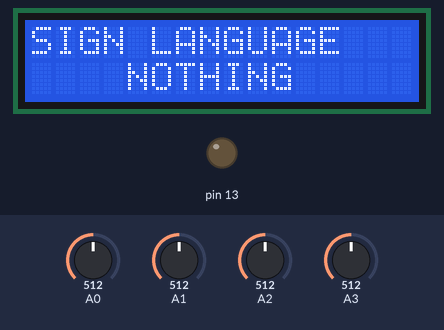
The sketch below on a simulated Arduino Uno, built with avr-gcc and run on an emulated ATmega328P. Shown: 16×2 character LCD, output pins drawn as LEDs (lit = HIGH). The test bench sets the inputs (shaded band); at power-on: A1 = 512, A0 = 512, A2 = 512, A3 = 512. What the sketch prints to the serial monitor is not drawn.

Above: at 1.2 s.
1.3 s: A1 set to 211
4.3 s: A1 set to 189
At 4.7 s:
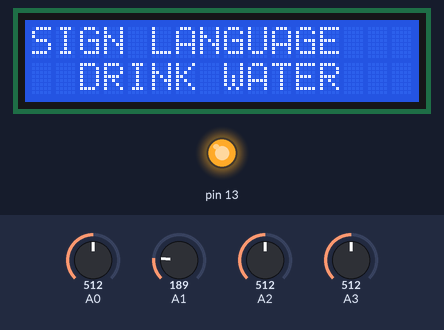
7.3 s: A0 set to 164
9.9 s: A0 set to 136
At 11.2 s:
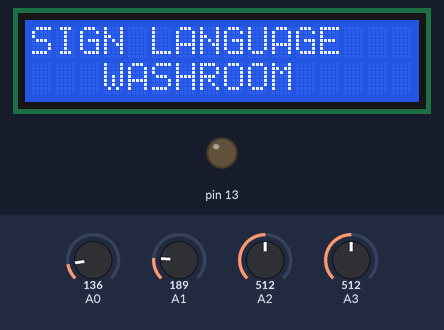
12.9 s: A0 set to 306
At 14.62 s:
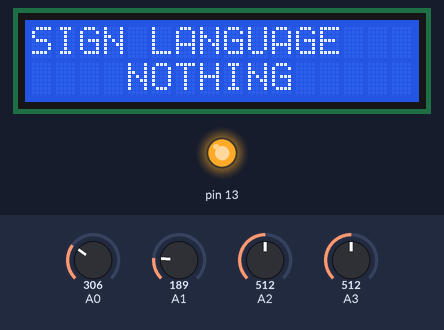
15.9 s: A2 set to 162
18.9 s: A2 set to 141
At 22.83 s:
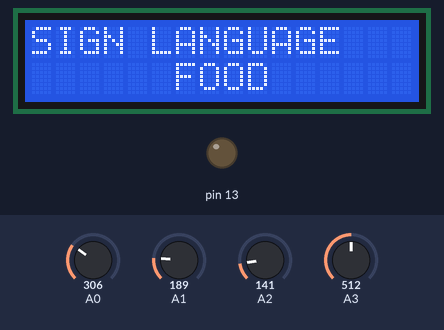
Timing chart, 0 to 22.9 s (numbered marks = the images above; inputs shaded):
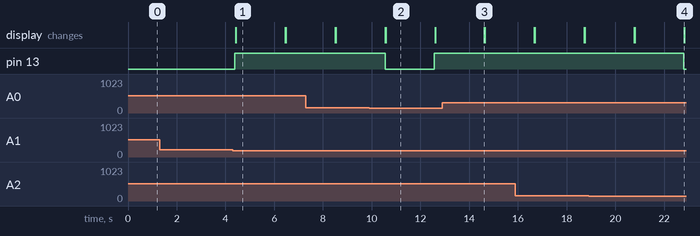

Measured:
- the behaviour switches between 200 and 199 on A1 (found by bisection; images 0 and 1)
- the behaviour switches between 150 and 149 on A0 (found by bisection; images 1 and 2)
- the behaviour switches between 150 and 149 on A2 (found by bisection; images 3 and 4)
- after the input at 1.3 s, every drawn part: stays the same
- after the input at 4.3 s, pin 13: LOW → HIGH after 0.09 s; the display: changes after 0.13 s (image 1)
- after the input at 9.9 s, pin 13: HIGH → LOW after 0.65 s, → HIGH 2.0 s later; the display: first differs from a run without the input after 0.68 s (image 2)
- after the input at 12.9 s, pin 13: stays HIGH (without the input it goes to LOW after 1.7 s)
- after the input at 18.9 s, pin 13: HIGH → LOW after 3.9 s; the display: first differs from a run without the input after 3.9 s (image 4)

The sketch:

Code_for_4_flex.ino
```cpp
// check https://www.youtube.com/watch?v=7J9GLTyKoxc if not sure
#include <Wire.h>

#include <LiquidCrystal_I2C.h>

LiquidCrystal_I2C lcd(0x3F,16,2);
// 0x3F address i2c
// 0x27 address i2c


void setup()
{
  Serial.begin(9600);

  lcd.init();

  lcd.backlight();
    lcd.setCursor(0,0);
   lcd.print("SIGN LANGUAGE        ");

  pinMode(13,OUTPUT);
}
void loop()
{
 int s1 = analogRead(A0);
  int s2 = analogRead(A1);
   int s3 = analogRead(A2);
    int s4 = analogRead(A3);

 Serial.println(s1);
 Serial.println("washroom");

 Serial.println(s2);
 Serial.println("drink water");
 Serial.println(s3);
 Serial.println("food");
 Serial.println(s4);
 Serial.println("fruit");
 //delay(3000);

if(s1 < 150)
{
  digitalWrite(13,LOW);
   Serial.println("WashRoom         ");
   lcd.setCursor(0,1);
   lcd.print("   WASHROOM         ");
   delay(2000);
}

if(s2 < 200)
{
  digitalWrite(13 , HIGH);
  Serial.println("Dring Water       ");
   lcd.setCursor(0,1);
   lcd.print("  DRINK WATER         ");
   delay(2000);
}

if(s3 < 150)
{
  digitalWrite(13,LOW);
   Serial.println("Food         ");
   lcd.setCursor(0,1);
   lcd.print("      FOOD         ");
   delay(2000);
}

if(s4 < 130)
{
  digitalWrite(13 , HIGH);
  Serial.println("Fruit      ");
   lcd.setCursor(0,1);
   lcd.print("      FRUIT         ");
  delay(2000);
}
else
{
    Serial.println("   NOTHING      ");
   lcd.setCursor(0,1);
   lcd.print("    NOTHING        ");

}
}
```

code.c
```cpp
int a = 0;

int b = 0;

int c = 0;

int d = 0;

int  e = 0;

void setup()
{
  pinMode(A0, INPUT);
  pinMode(A1, INPUT);
  pinMode(A2, INPUT);
  pinMode(A3, INPUT);
  pinMode(A4, INPUT);
  Serial.begin(9600);

}

void  loop()
{
  a = analogRead(A0); //thumb
  c = analogRead(A1); //index
  d = analogRead(A2); //middle
  b = analogRead(A3); //ring
  e = analogRead(A4);  //little
 {
  if (a < 900 && b > 900 && c > 900 && d > 900 && e > 900 && a  > 800 ) {
    Serial.println("a");
  }
  {
  if (a > 900 && b < 900  && c < 900  && e < 900 ) {
    Serial.println("b");
  }

  if (a  > 900 && b < 900 && c > 900 && d > 800 && e > 900 ) {
    Serial.println("d");
  }
  }
  if (a > 900 && b > 900 && c > 900 && d > 900 && e > 900 ) {
    Serial.println("e");
  }
   if (a > 900 && b > 900 && c < 890  && e  < 890 ) {
    Serial.println("f");
  }
     if (a < 900 && b < 900 &&  c > 890 && d > 890 && e > 890 && a > 800 ) {
    Serial.println("g");
  }
    if (a < 900 && b < 900 && c < 900 && d > 870 && e > 900 ) {
    Serial.println("h");
  }
   if (a > 900 && b > 900 && c > 900 && d > 900 && e < 900 ) {
    Serial.println("i");
  }
  if (a < 900 && b > 900 && c > 900 && d > 900 && e < 900 && a > 800 ) {
    Serial.println("j");
  }
  if (a > 900 && b < 900 && c < 900 && d >  900 && e > 900 ) {
    Serial.println("k");
  }
  if (a < 800 && b <  900 && c > 900 && d > 900 && e > 900 ) {
    Serial.println("l");
  }
  if (a < 800 && b > 900 && c > 900 && d > 900 && e < 900 ) {
    Serial.println("m");
  }
  if (a < 820 && b > 900 && c > 900 && d < 900 && e < 900 ) {
    Serial.println("n");
  }
   if (a > 820 && b < 900 && c < 900 && d < 900 && e > 900 ) {
    Serial.println("o");
  }
   if (a < 880 && b < 910 && c > 900 && d > 900 && e < 890 ) {
    Serial.println("p");
  }
   if (a < 850 && b < 900 && c > 900 && d < 920 && e < 890 ) {
    Serial.println("q");
  }
   if (a < 790 && b < 900 && c < 900 && d > 920 && e > 890 ) {
    Serial.println("r");
  }
  if (a < 960 && b > 900 && c > 900 && d > 920 && e > 890 && a > 940 ) {
    Serial.println("s");
  }
  if (a < 800 && b > 900 && d < 920 && e <  890 ) {
    Serial.println("t");
  }
   if (a > 900 && b < 900 && d >  900 && e < 900 ) {
    Serial.println("u");
  }
  if (a > 900 && b <  900 && d < 900 && e < 900 && c > 900 ) {
    Serial.println("v");
  }
  if (a < 900 && b < 900 && d < 900 && e < 900 && c > 900 ) {
    Serial.println("w");
  }
   if (a > 900 && b > 900 && d < 900 && e < 900 && c > 900 ) {
    Serial.println("x");
  }
   if (a > 800 && b > 900 && d < 900 && e > 900 && c > 900 ) {
    Serial.println("y");
  }
     if (a > 900 && b > 900 && d < 900 && e < 900 && c > 900 ) {
    Serial.println("z");
  }

  delay(2500);
  }}
```

tryThis.c
```cpp
//Prateek
//wwww.prateeks.in
//www.justdoelectronics.com
//https://www.youtube.com/c/JustDoElectronics/videos

#include "SoftwareSerial.h"
#include <LiquidCrystal_I2C.h>
#include <SoftwareSerial.h>
SoftwareSerial mySerial(3, 2);
LiquidCrystal_I2C lcd(0x27, 16, 2);

#define blue 2
#define green 3
#define red 4

unsigned int f;
unsigned int g;
unsigned int h;

void setup() {

  pinMode(blue, OUTPUT);
  pinMode(green, OUTPUT);
  pinMode(red, OUTPUT);
  Serial.begin(9600);
  mySerial.begin(9600);
  Serial.println();
  lcd.init();
  lcd.backlight();
  lcd.setCursor(0, 0);
  lcd.print("  Welcome To");
  lcd.setCursor(0, 1);
  lcd.print("JustDoElectronic");
  lcd.clear();
  delay(3000);
}

void loop() {

  f = analogRead(1);
  g = analogRead(2);
  h = analogRead(3);

  //Prateek
  //wwww.prateeks.in
  //www.justdoelectronics.com
  //https://www.youtube.com/c/JustDoElectronics/videos

  // Serial.print("f reading");
  // Serial.println(f);
  // Serial.print("g reading");
  // Serial.println(g);
  // Serial.print("h reading");
  // Serial.println(h);

  if (f <= 722) {
    digitalWrite(blue, HIGH);
    digitalWrite(green, LOW);
    digitalWrite(red, LOW);
    mySerial.println("Plz Give Me Water");
    lcd.clear();
    lcd.setCursor(0, 0);
    lcd.print("  Plz Give Me");
    lcd.setCursor(0, 1);
    lcd.print("     Water   ");
    delay(3000);
    lcd.clear();
    lcd.setCursor(0, 0);
    lcd.print(" If Anything");
    lcd.setCursor(0, 1);
    lcd.print("  You Want ");


  }

  else if (g <= 670) {
    //Prateek
    //wwww.prateeks.in
    //www.justdoelectronics.com
    //https://www.youtube.com/c/JustDoElectronics/videos
    digitalWrite(green, HIGH);
    digitalWrite(blue, LOW);
    digitalWrite(red, LOW);
    mySerial.println("Plz Give Me Food");
    lcd.clear();
    lcd.setCursor(0, 0);
    lcd.print("  Plz Give Me ");
    lcd.setCursor(0, 1);
    lcd.print("     Food   ");
    delay(3000);
    lcd.clear();
    lcd.setCursor(0, 0);
    lcd.print(" If Anything");
    lcd.setCursor(0, 1);
    lcd.print("  You Want ");


  }

  else if (h <= 675) {
    digitalWrite(green, HIGH);
    digitalWrite(blue, LOW);
    digitalWrite(red, LOW);
    mySerial.println("Plz Give Me Tea");
    lcd.clear();
    lcd.setCursor(0, 0);
    lcd.print("  Plz Give Me");
    lcd.setCursor(0, 1);
    lcd.print("     Tea   ");
    delay(3000);
    lcd.clear();
    lcd.setCursor(0, 0);
    lcd.print(" If Anything");
    lcd.setCursor(0, 1);
    lcd.print("  You Want ");
    //Prateek
    //wwww.prateeks.in
    //www.justdoelectronics.com
    //https://www.youtube.com/c/JustDoElectronics/videos

  }

  else {
  }
  delay(200);
}
```
